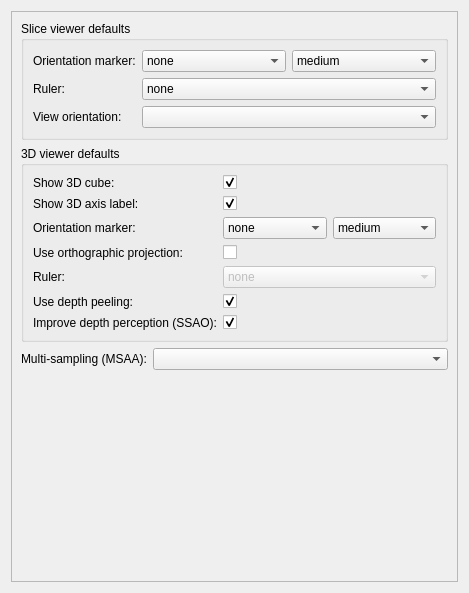
<?xml version="1.0" encoding="UTF-8"?>
<ui version="4.0">
 <class>qSlicerSettingsViewsPanel</class>
 <widget class="ctkSettingsPanel" name="qSlicerSettingsViewsPanel">
  <property name="geometry">
   <rect>
    <x>0</x>
    <y>0</y>
    <width>469</width>
    <height>593</height>
   </rect>
  </property>
  <property name="windowTitle">
   <string>ViewsSettings</string>
  </property>
  <layout class="QVBoxLayout" name="verticalLayout_2">
   <item>
    <widget class="QScrollArea" name="scrollArea">
     <property name="widgetResizable">
      <bool>true</bool>
     </property>
     <widget class="QWidget" name="scrollAreaWidgetContents">
      <property name="geometry">
       <rect>
        <x>0</x>
        <y>0</y>
        <width>447</width>
        <height>571</height>
       </rect>
      </property>
      <property name="sizePolicy">
       <sizepolicy hsizetype="Expanding" vsizetype="Expanding">
        <horstretch>0</horstretch>
        <verstretch>0</verstretch>
       </sizepolicy>
      </property>
      <layout class="QVBoxLayout" name="verticalLayout">
       <item>
        <widget class="ctkCollapsibleGroupBox" name="CollapsibleGroupBox">
         <property name="title">
          <string>Slice viewer defaults</string>
         </property>
         <layout class="QFormLayout" name="formLayout_2">
          <property name="fieldGrowthPolicy">
           <enum>QFormLayout::AllNonFixedFieldsGrow</enum>
          </property>
          <item row="0" column="0">
           <widget class="QLabel" name="SliceOrientationMarkerLabel">
            <property name="text">
             <string>Orientation marker:</string>
            </property>
           </widget>
          </item>
          <item row="0" column="1">
           <layout class="QHBoxLayout" name="horizontalLayout_2">
            <item>
             <widget class="ctkComboBox" name="SliceOrientationMarkerTypeComboBox">
              <item>
               <property name="text">
                <string>none</string>
               </property>
              </item>
              <item>
               <property name="text">
                <string>cube</string>
               </property>
              </item>
              <item>
               <property name="text">
                <string>human</string>
               </property>
              </item>
              <item>
               <property name="text">
                <string>axes</string>
               </property>
              </item>
             </widget>
            </item>
            <item>
             <widget class="ctkComboBox" name="SliceOrientationMarkerSizeComboBox">
              <property name="currentIndex">
               <number>1</number>
              </property>
              <item>
               <property name="text">
                <string>small</string>
               </property>
              </item>
              <item>
               <property name="text">
                <string>medium</string>
               </property>
              </item>
              <item>
               <property name="text">
                <string>large</string>
               </property>
              </item>
             </widget>
            </item>
           </layout>
          </item>
          <item row="1" column="0">
           <widget class="QLabel" name="SliceRulerLabel">
            <property name="text">
             <string>Ruler:</string>
            </property>
           </widget>
          </item>
          <item row="1" column="1">
           <widget class="ctkComboBox" name="SliceRulerTypeComboBox">
            <item>
             <property name="text">
              <string>none</string>
             </property>
            </item>
            <item>
             <property name="text">
              <string>thin</string>
             </property>
            </item>
            <item>
             <property name="text">
              <string>thick</string>
             </property>
            </item>
           </widget>
          </item>
          <item row="2" column="0">
           <widget class="QLabel" name="SliceViewOrientationLabel">
            <property name="text">
             <string>View orientation:</string>
            </property>
           </widget>
          </item>
          <item row="2" column="1">
           <widget class="ctkComboBox" name="SliceViewOrientationComboBox">
            <property name="currentIndex">
             <number>-1</number>
            </property>
           </widget>
          </item>
         </layout>
        </widget>
       </item>
       <item>
        <widget class="ctkCollapsibleGroupBox" name="CollapsibleGroupBox_2">
         <property name="title">
          <string>3D viewer defaults</string>
         </property>
         <layout class="QFormLayout" name="formLayout_3">
          <property name="fieldGrowthPolicy">
           <enum>QFormLayout::AllNonFixedFieldsGrow</enum>
          </property>
          <item row="0" column="0">
           <widget class="QLabel" name="ThreeDBoxVisibilityLabel">
            <property name="text">
             <string>Show 3D cube:</string>
            </property>
           </widget>
          </item>
          <item row="0" column="1">
           <widget class="ctkCheckBox" name="ThreeDBoxVisibilityCheckBox">
            <property name="checked">
             <bool>true</bool>
            </property>
           </widget>
          </item>
          <item row="1" column="0">
           <widget class="QLabel" name="ThreeDAxisLabelsVisibilityLabel">
            <property name="text">
             <string>Show 3D axis label:</string>
            </property>
           </widget>
          </item>
          <item row="1" column="1">
           <widget class="ctkCheckBox" name="ThreeDAxisLabelsVisibilityCheckBox">
            <property name="checked">
             <bool>true</bool>
            </property>
           </widget>
          </item>
          <item row="2" column="0">
           <widget class="QLabel" name="ThreeDOrientationMarkerLabel">
            <property name="text">
             <string>Orientation marker:</string>
            </property>
           </widget>
          </item>
          <item row="2" column="1">
           <layout class="QHBoxLayout" name="horizontalLayout_3">
            <item>
             <widget class="ctkComboBox" name="ThreeDOrientationMarkerTypeComboBox">
              <item>
               <property name="text">
                <string>none</string>
               </property>
              </item>
              <item>
               <property name="text">
                <string>cube</string>
               </property>
              </item>
              <item>
               <property name="text">
                <string>human</string>
               </property>
              </item>
              <item>
               <property name="text">
                <string>axes</string>
               </property>
              </item>
             </widget>
            </item>
            <item>
             <widget class="ctkComboBox" name="ThreeDOrientationMarkerSizeComboBox">
              <property name="currentIndex">
               <number>1</number>
              </property>
              <item>
               <property name="text">
                <string>small</string>
               </property>
              </item>
              <item>
               <property name="text">
                <string>medium</string>
               </property>
              </item>
              <item>
               <property name="text">
                <string>large</string>
               </property>
              </item>
             </widget>
            </item>
           </layout>
          </item>
          <item row="4" column="0">
           <widget class="QLabel" name="ThreeDRulerTypeLabel">
            <property name="text">
             <string>Ruler:</string>
            </property>
           </widget>
          </item>
          <item row="4" column="1">
           <widget class="ctkComboBox" name="ThreeDRulerTypeComboBox">
            <property name="enabled">
             <bool>false</bool>
            </property>
            <property name="toolTip">
             <string>Ruler is only displayed if orthographic projection mode is used.</string>
            </property>
            <item>
             <property name="text">
              <string>none</string>
             </property>
            </item>
            <item>
             <property name="text">
              <string>thin</string>
             </property>
            </item>
            <item>
             <property name="text">
              <string>thick</string>
             </property>
            </item>
           </widget>
          </item>
          <item row="5" column="0">
           <widget class="QLabel" name="ThreeDUseDepthPeelingLabel">
            <property name="text">
             <string>Use depth peeling:</string>
            </property>
           </widget>
          </item>
          <item row="5" column="1">
           <widget class="ctkCheckBox" name="ThreeDUseDepthPeelingCheckBox">
            <property name="toolTip">
             <string>Enabling depth peeling improves rendering of transparent models at the cost of higher computational cost.</string>
            </property>
            <property name="checked">
             <bool>true</bool>
            </property>
           </widget>
          </item>
          <item row="3" column="0">
           <widget class="QLabel" name="label">
            <property name="text">
             <string>Use orthographic projection:</string>
            </property>
           </widget>
          </item>
          <item row="3" column="1">
           <widget class="ctkCheckBox" name="ThreeDUseOrthographicProjectionCheckBox"/>
          </item>
          <item row="6" column="0">
           <widget class="QLabel" name="ThreeDUseSSAOLabel">
            <property name="text">
             <string>Improve depth perception (SSAO):</string>
            </property>
           </widget>
          </item>
          <item row="6" column="1">
           <widget class="ctkCheckBox" name="ThreeDUseSSAOCheckBox">
            <property name="toolTip">
             <string>Improve depth perception in models by locally adjusting shading, using screen space ambient occlusion (SSAO) method.</string>
            </property>
            <property name="checked">
             <bool>true</bool>
            </property>
           </widget>
          </item>
         </layout>
        </widget>
       </item>
       <item>
        <layout class="QHBoxLayout" name="horizontalLayout">
         <item>
          <widget class="QLabel" name="MSAALabel">
           <property name="text">
            <string>Multi-sampling (MSAA):</string>
           </property>
          </widget>
         </item>
         <item>
          <widget class="QComboBox" name="MSAAComboBox">
           <property name="sizePolicy">
            <sizepolicy hsizetype="Expanding" vsizetype="Fixed">
             <horstretch>0</horstretch>
             <verstretch>0</verstretch>
            </sizepolicy>
           </property>
           <property name="toolTip">
            <string>&lt;!DOCTYPE HTML PUBLIC &quot;-//W3C//DTD HTML 4.0//EN&quot; &quot;http://www.w3.org/TR/REC-html40/strict.dtd&quot;&gt;
&lt;html&gt;&lt;head&gt;&lt;meta name=&quot;qrichtext&quot; content=&quot;1&quot; /&gt;&lt;style type=&quot;text/css&quot;&gt;
p, li { white-space: pre-wrap; }
&lt;/style&gt;&lt;/head&gt;&lt;body style=&quot; font-family:'MS Shell Dlg 2'; font-size:8.25pt; font-weight:400; font-style:normal;&quot;&gt;
&lt;p style=&quot; margin-top:0px; margin-bottom:0px; margin-left:0px; margin-right:0px; -qt-block-indent:0; text-indent:0px;&quot;&gt;&lt;span style=&quot; font-size:8pt;&quot;&gt;Use multisampling for full-screen anti-aliasing.&lt;/span&gt;&lt;/p&gt;&lt;/body&gt;&lt;/html&gt;</string>
           </property>
          </widget>
         </item>
        </layout>
       </item>
       <item>
        <spacer name="verticalSpacer">
         <property name="orientation">
          <enum>Qt::Vertical</enum>
         </property>
         <property name="sizeType">
          <enum>QSizePolicy::Expanding</enum>
         </property>
         <property name="sizeHint" stdset="0">
          <size>
           <width>20</width>
           <height>40</height>
          </size>
         </property>
        </spacer>
       </item>
      </layout>
     </widget>
    </widget>
   </item>
  </layout>
 </widget>
 <customwidgets>
  <customwidget>
   <class>ctkCheckBox</class>
   <extends>QCheckBox</extends>
   <header>ctkCheckBox.h</header>
  </customwidget>
  <customwidget>
   <class>ctkCollapsibleGroupBox</class>
   <extends>QGroupBox</extends>
   <header>ctkCollapsibleGroupBox.h</header>
   <container>1</container>
  </customwidget>
  <customwidget>
   <class>ctkComboBox</class>
   <extends>QComboBox</extends>
   <header>ctkComboBox.h</header>
  </customwidget>
  <customwidget>
   <class>ctkSettingsPanel</class>
   <extends>QWidget</extends>
   <header>ctkSettingsPanel.h</header>
   <container>1</container>
  </customwidget>
 </customwidgets>
 <resources/>
 <connections>
  <connection>
   <sender>ThreeDUseOrthographicProjectionCheckBox</sender>
   <signal>toggled(bool)</signal>
   <receiver>ThreeDRulerTypeComboBox</receiver>
   <slot>setEnabled(bool)</slot>
   <hints>
    <hint type="sourcelabel">
     <x>355</x>
     <y>292</y>
    </hint>
    <hint type="destinationlabel">
     <x>355</x>
     <y>326</y>
    </hint>
   </hints>
  </connection>
 </connections>
</ui>
